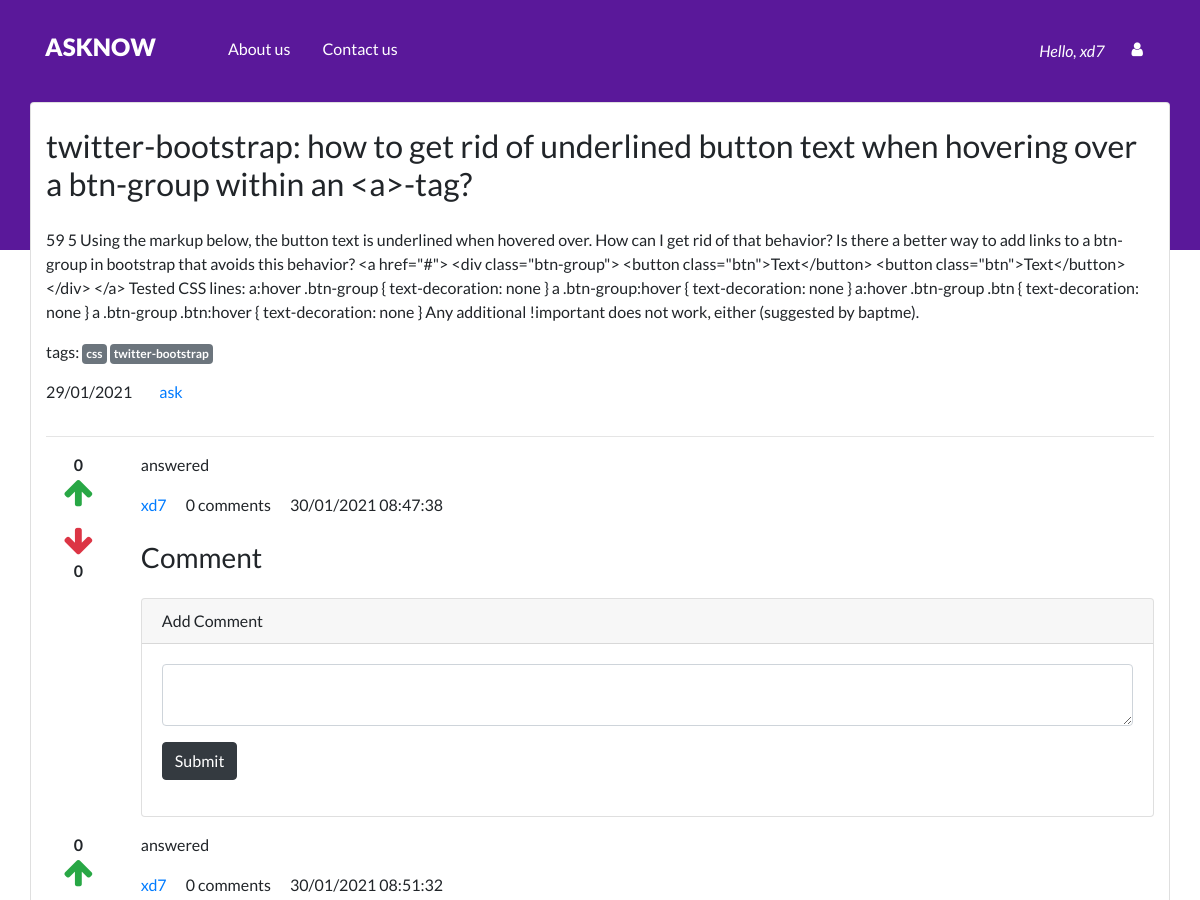
The page /detail/3 (signed in, upper part) on the database as committed earlier.
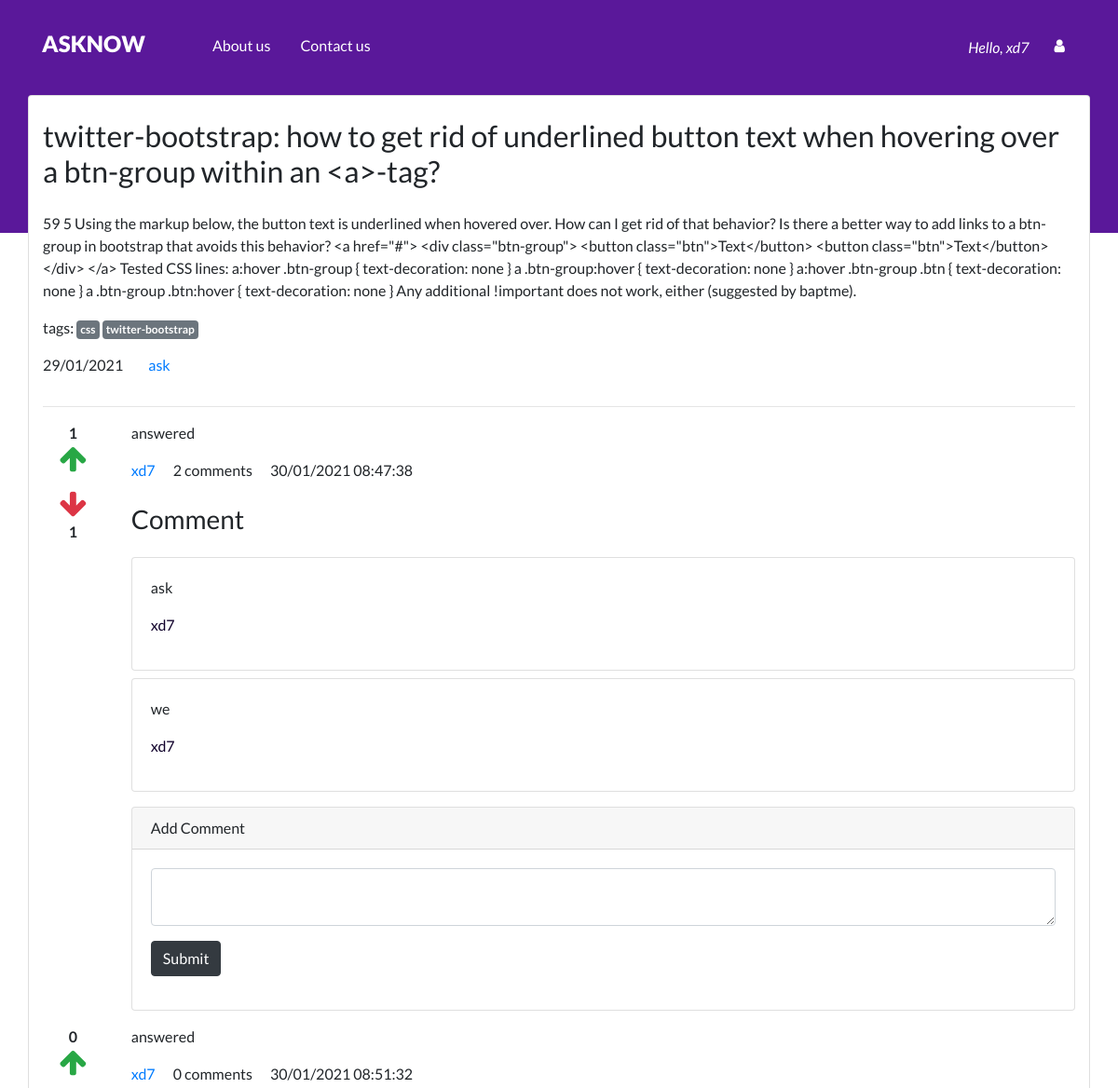
The same page on the database as committed later.
### Qpost/models.py (models this page shows, shortened)
class Answer(models.Model):
    question = models.ForeignKey(Question, on_delete=models.CASCADE)
    user = models.ForeignKey(User, on_delete=models.CASCADE)
    detail = models.TextField()
    add_time = models.DateTimeField(auto_now_add=True)

class Comment(models.Model):
    answer = models.ForeignKey(Answer, on_delete=models.CASCADE)
    user = models.ForeignKey(
        User, on_delete=models.CASCADE, related_name='comment_user')
    comment = models.TextField(default='')
    add_time = models.DateTimeField(auto_now_add=True)

### Qpost/views.py (the view, shortened to what this page needs)
# urls.py: path('detail/<int:id>', views.detail, name='detail'),
@login_required
def detail(request, id):
    quest = Question.objects.get(pk=id)
    tags = quest.tags.split(',')
    answers = Answer.objects.filter(question=quest)
    answerform = AnswerForm
    return render(request, 'detail.html', {
        'quest': quest,
        'tags': tags,
        'answers': answers,
        'answerform': answerform
    })

### templates/detail.html (shortened to what this page needs)
{% load static %}
{% load humanize %}
<!DOCTYPE html>
<html lang="en">
<head>
    <link rel="stylesheet" href="https://cdn.jsdelivr.net/npm/bootstrap@4.5.3/dist/css/bootstrap.min.css"
 />
    <link rel="stylesheet" href="https://stackpath.bootstrapcdn.com/font-awesome/4.7.0/css/font-awesome.min.css"
>
    <link rel="stylesheet" href="{% static 'css/style.css' %}" />
</head>
<body>
<div class="header" >
        {% include 'components/nav.html' %}
            <div class="card container">
                <h2 class="my-4">{{quest.title}}</h2>
                <p>{{quest.detail}}</p>
                <p>
                    tags:
                    {% for tag in tags %}
                    <a href="/tag/{{tag|slugify}}" class="badge badge-secondary p-1">{{tag}}</a>
                    {% endfor %}
                </p>
                <p>
                    <span class="mr-4">{{quest.add_time|date:'d/m/Y'}}</span>
                    <a href="#">{{quest.user.username}}</a>
                </p>
                <hr/>
                {% for answer in answers %}
                <div class="row">
                    <div class="col-1" style="text-align: center;">
                        <div class="upvote">
                            <strong class="upvote-count-{{answer.id}}">{{answer.upvote_set.count}}</strong><br/>
                            <span class="text-success">
                                <i class="fa fa-arrow-up fa-2x upvote-click" data-answer="{{answer.id}}"></i>
                            </span>
                        </div>
                        <div class="downvote mt-3">
                            <span class="text-danger">
                                <i class="fa fa-arrow-down fa-2x downvote-click" data-answer="{{answer.id}}"></i>
                            </span><br/>
                            <strong class="downvote-count-{{answer.id}}">{{answer.downvote_set.count}}</strong>
                        </div>
                    </div>
                    <div class="col-11">
                        <p>
                            {{ answer.detail }}
                        </p>
                        <p>
                            <a href="#" class="mr-3">{{answer.user.username}}</a>
                            <span class="mr-3"><span class="comment-count-{{answer.id}}">{{answer.comment_set.count}}</span> comments</span>
                            <span>{{answer.add_time|date:'d/m/Y h:i:s'}}</span>
                        </p>
                        <h3 class="my-4">Comment</h3>
                        <div class="comment-wrapper-{{answer.id}}">
                            {% for comment in answer.comment_set.all %}
                            <div class="card mb-2">
                                <div class="card-body">
                                    <p>{{comment.comment}}</p>
                                    <p>
                                        <a href="#">{{comment.user.username}}</a>
                                    </p>
                                </div>
                            </div>
                            {% endfor %}
                        </div>
                        {% if user.is_authenticated %}
                        <div class="card my-3">
                            <h6 class="card-header">Add Comment</h6>
                            <div class="card-body">
                                <textarea class="form-control comment-text-{{answer.id}}"></textarea>
                                <button type="button" data-answer="{{answer.id}}" class="btn btn-dark my-3 save-comment">Submit</button>
                            </div>
                        </div>
                        {% endif %}
                    </div>
                </div>
                {% endfor %}
            </div>
    </div>
</body>
</html>

Rows that differ between the two databases and show on the page:
computed for Answer (number 1 of 2 on the later page): upvote_set.count "0" → "1"; downvote_set.count "0" → "1"; comment_set.count "0" → "2"
added Comment: comment "ask", user.username "xd7", shown under Answer (number 1 of 2 on the later page)
added Comment: comment "we", user.username "xd7", shown under Answer (number 1 of 2 on the later page)
